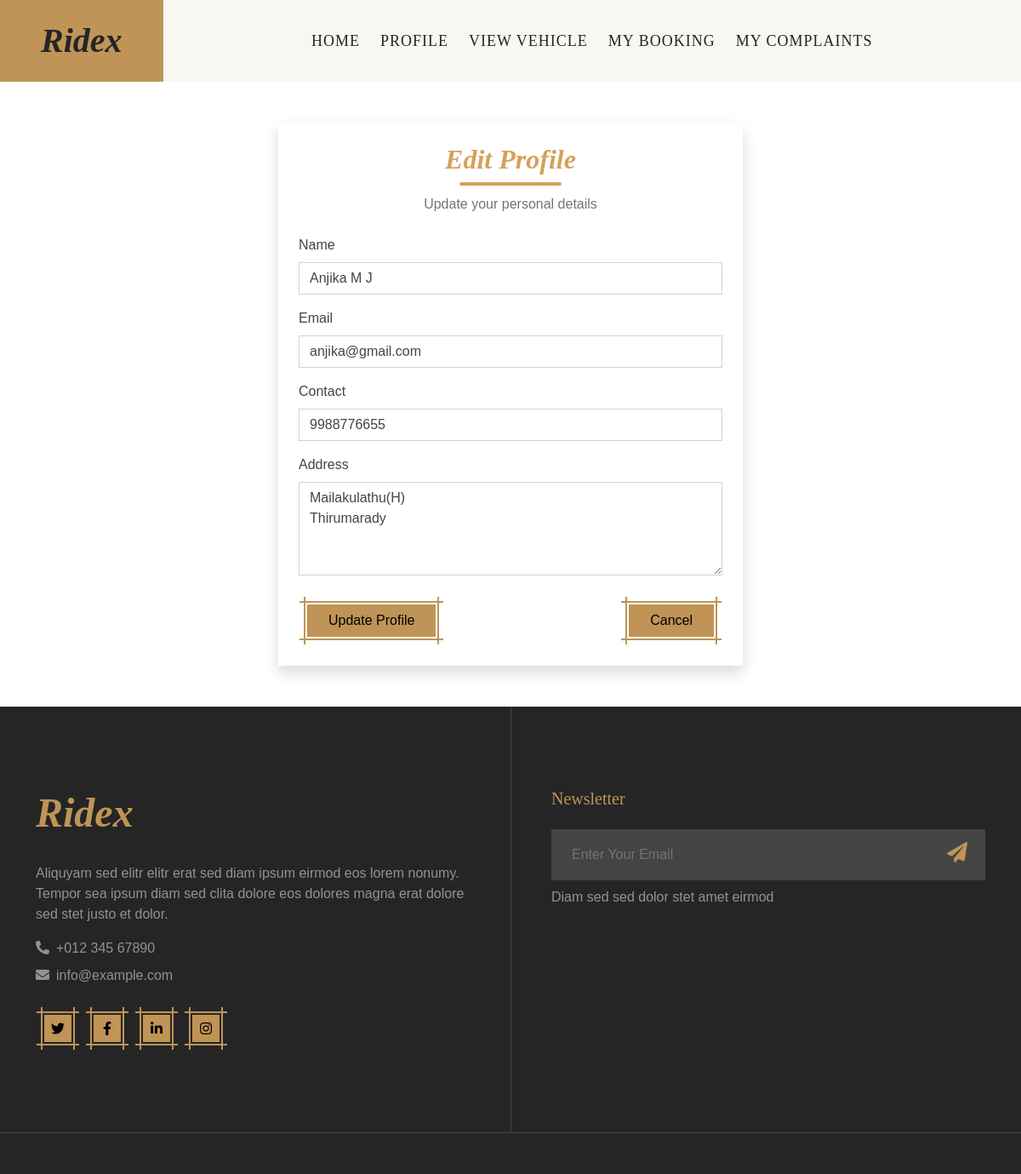
/User/EditProfile/ (signed in), run on the app's committed database.
### Guest/models.py (models this page shows)
class tbl_user(models.Model):
    user_name=models.CharField(max_length=50)
    user_gender=models.CharField(max_length=10)
    user_contact=models.CharField(max_length=15)
    user_email=models.CharField(max_length=30)
    user_password=models.CharField(max_length=30)
    user_address=models.CharField(max_length=30)
    user_photo=models.FileField(upload_to='Assets/UserDocs/')
    place=models.ForeignKey(tbl_place,on_delete=models.CASCADE)

### User/views.py (the view)
# urls.py: path('EditProfile/',views.EditProfile ,name="EditProfile"),
def EditProfile(request):
    if "uid" not in request.session:
        return redirect("Guest:Login")
    else:
        profiledata=tbl_user.objects.get(id=request.session['uid'])
        if request.method=="POST":
            name=request.POST.get('txt_name')
            email=request.POST.get('txt_email')
            contact=request.POST.get('txt_contact')
            address=request.POST.get('txt_address')
            profiledata.user_name=name
            profiledata.user_email=email
            profiledata.user_contact=contact
            profiledata.user_address=address
            profiledata.save()
            return render(request,"User/EditProfile.html",{'msg':'Updated'})
        else:
            return render(request,"User/EditProfile.html",{'Data':profiledata})

### User/Templates/User/EditProfile.html (shortened to what this page needs)
{% extends 'User/Head.html' %}
{% block content %}
<div class="container py-5">
    <div class="row justify-content-center">
        <div class="col-lg-6 col-md-8">
            <div class="card shadow border-0 rounded-4">
                <div class="card-body p-4">
                    <div class="text-center mb-4">
                        <h3 class="edit-title">Edit Profile</h3>
                        <div class="edit-line"></div>
                        <p class="text-muted mb-0">Update your personal details</p>
                    </div>
                    <form action="" method="post">
                        <div class="mb-3">
                            <label class="form-label fw-semibold">Name</label>
                            <input required type="text" class="form-control"
                                   name="txt_name"
                                   value="{{Data.user_name}}"
                                   pattern="^[A-Z]+[a-zA-Z ]*$"
                                   title="First letter must be capital and only alphabets allowed">
                        </div>
                        <div class="mb-3">
                            <label class="form-label fw-semibold">Email</label>
                            <input required type="email" class="form-control"
                                   name="txt_email"
                                   value="{{Data.user_email}}">
                        </div>
                        <div class="mb-3">
                            <label class="form-label fw-semibold">Contact</label>
                            <input required type="text" class="form-control"
                                   name="txt_contact"
                                   value="{{Data.user_contact}}">
                        </div>
                        <div class="mb-4">
                            <label class="form-label fw-semibold">Address</label>
                            <textarea required class="form-control"
                                      name="txt_address"
                                      rows="4">{{Data.user_address}}</textarea>
                        </div>
                        <div class="d-flex justify-content-between">
                            <button type="submit" class="btn btn-primary px-4">
                                Update Profile
                            </button>
                            <a href="{% url 'User:Profile' %}" class="btn btn-primary px-4">
                                Cancel
                            </a>
                        </div>
                    </form>
                </div>
            </div>
        </div>
    </div>
</div>
{% endblock content %}

### Guest/static/Driver/css/style.css (style rules this page uses)
.btn { position: relative; transition: .5s; }
.btn-dark, .btn-primary { margin: 10px; }
.btn-primary::before, .btn-primary::after { position: absolute; content: ""; width: calc(100% + 10px); height: calc(100% + 10px); top: -5px; left: -5px; }
.btn-primary::before { top: -10px; height: calc(100% + 20px); border-left: 2px solid var(--bs-primary); border-right: 2px solid var(--bs-primary); }
.btn-primary::after { left: -10px; width: calc(100% + 20px); border-top: 2px solid var(--bs-primary); border-bottom: 2px solid var(--bs-primary); }

### User/Templates/User/EditProfile.html (style rules this page uses)
.edit-title { font-size:32px; font-weight:800; font-style:italic; color:#d4a15a; }
.edit-line { width:120px; height:4px; background:#d4a15a; margin:6px auto 10px; border-radius:4px; }

### data on the page
tbl_user: txt_name "Anjika M J", txt_email "anjika@gmail.com", txt_contact "9988776655", txt_address "Mailakulathu(H) Thirumarady"
